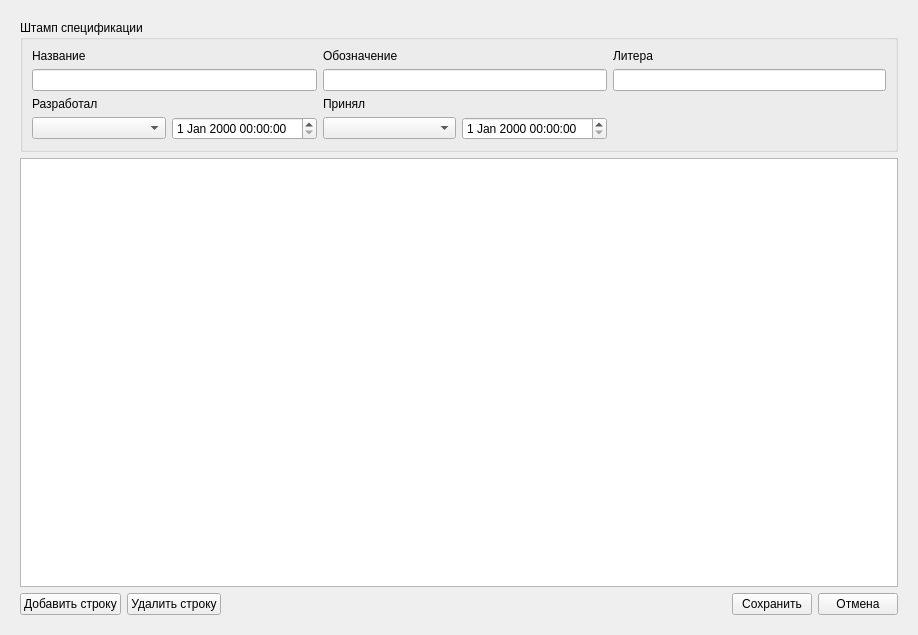
<?xml version="1.0" encoding="UTF-8"?>
<ui version="4.0">
 <class>MainWindow</class>
 <widget class="QMainWindow" name="MainWindow">
  <property name="windowModality">
   <enum>Qt::NonModal</enum>
  </property>
  <property name="geometry">
   <rect>
    <x>0</x>
    <y>0</y>
    <width>918</width>
    <height>635</height>
   </rect>
  </property>
  <property name="windowTitle">
   <string>Новая спецификация</string>
  </property>
  <property name="styleSheet">
   <string notr="true"/>
  </property>
  <widget class="QWidget" name="centralwidget">
   <layout class="QVBoxLayout" name="verticalLayout">
    <property name="leftMargin">
     <number>20</number>
    </property>
    <property name="topMargin">
     <number>20</number>
    </property>
    <property name="rightMargin">
     <number>20</number>
    </property>
    <property name="bottomMargin">
     <number>20</number>
    </property>
    <item>
     <widget class="QGroupBox" name="groupBox">
      <property name="sizePolicy">
       <sizepolicy hsizetype="Expanding" vsizetype="Minimum">
        <horstretch>0</horstretch>
        <verstretch>0</verstretch>
       </sizepolicy>
      </property>
      <property name="title">
       <string>Штамп спецификации</string>
      </property>
      <layout class="QGridLayout" name="gridLayout">
       <item row="1" column="2" colspan="2">
        <widget class="QLineEdit" name="lineEdit_2">
         <property name="placeholderText">
          <string/>
         </property>
        </widget>
       </item>
       <item row="3" column="0">
        <widget class="QComboBox" name="comboBox"/>
       </item>
       <item row="3" column="1">
        <widget class="QDateTimeEdit" name="dateTimeEdit"/>
       </item>
       <item row="1" column="4" colspan="2">
        <widget class="QLineEdit" name="lineEdit_3">
         <property name="placeholderText">
          <string/>
         </property>
        </widget>
       </item>
       <item row="1" column="0" colspan="2">
        <widget class="QLineEdit" name="lineEdit">
         <property name="placeholderText">
          <string/>
         </property>
        </widget>
       </item>
       <item row="0" column="4">
        <widget class="QLabel" name="label_6">
         <property name="text">
          <string>Литера</string>
         </property>
        </widget>
       </item>
       <item row="2" column="2">
        <widget class="QLabel" name="label_3">
         <property name="text">
          <string>Принял</string>
         </property>
        </widget>
       </item>
       <item row="3" column="2">
        <widget class="QComboBox" name="comboBox_2"/>
       </item>
       <item row="3" column="3">
        <widget class="QDateTimeEdit" name="dateTimeEdit_2"/>
       </item>
       <item row="0" column="2">
        <widget class="QLabel" name="label_5">
         <property name="text">
          <string>Обозначение</string>
         </property>
        </widget>
       </item>
       <item row="2" column="0">
        <widget class="QLabel" name="label_2">
         <property name="text">
          <string>Разработал</string>
         </property>
        </widget>
       </item>
       <item row="0" column="0">
        <widget class="QLabel" name="label">
         <property name="text">
          <string>Название</string>
         </property>
        </widget>
       </item>
      </layout>
     </widget>
    </item>
    <item>
     <widget class="QTableView" name="tableView">
      <attribute name="horizontalHeaderHighlightSections">
       <bool>false</bool>
      </attribute>
      <attribute name="horizontalHeaderStretchLastSection">
       <bool>true</bool>
      </attribute>
      <attribute name="verticalHeaderVisible">
       <bool>false</bool>
      </attribute>
      <attribute name="verticalHeaderHighlightSections">
       <bool>false</bool>
      </attribute>
     </widget>
    </item>
    <item>
     <layout class="QGridLayout" name="gridLayout_2">
      <item row="0" column="5">
       <widget class="QPushButton" name="pushButton_3">
        <property name="text">
         <string>Отмена</string>
        </property>
       </widget>
      </item>
      <item row="0" column="2">
       <widget class="QPushButton" name="pushButton">
        <property name="text">
         <string>Удалить строку</string>
        </property>
       </widget>
      </item>
      <item row="0" column="1">
       <widget class="QPushButton" name="open_add_spec_item">
        <property name="text">
         <string>Добавить строку</string>
        </property>
       </widget>
      </item>
      <item row="0" column="4">
       <widget class="QPushButton" name="pushButton_2">
        <property name="text">
         <string>Сохранить</string>
        </property>
       </widget>
      </item>
      <item row="0" column="3">
       <spacer name="horizontalSpacer">
        <property name="orientation">
         <enum>Qt::Horizontal</enum>
        </property>
        <property name="sizeHint" stdset="0">
         <size>
          <width>40</width>
          <height>20</height>
         </size>
        </property>
       </spacer>
      </item>
     </layout>
    </item>
   </layout>
  </widget>
 </widget>
 <resources/>
 <connections/>
</ui>
